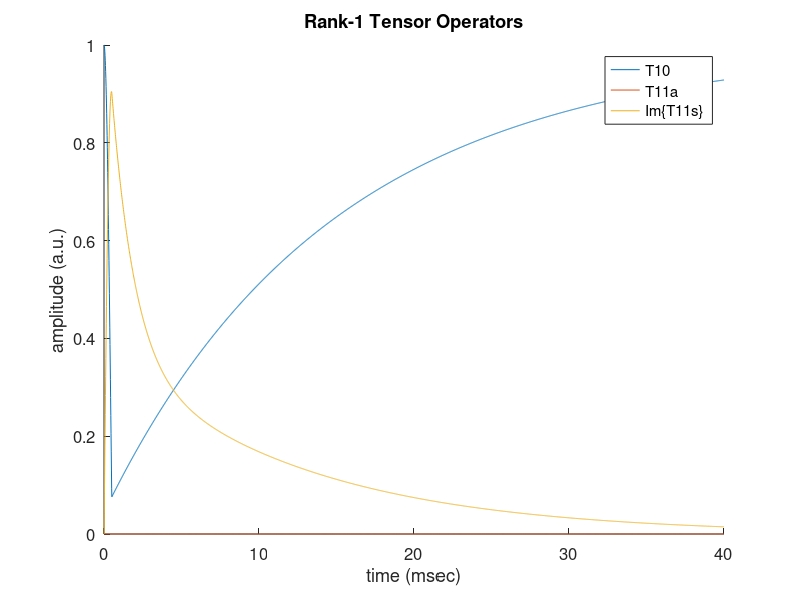
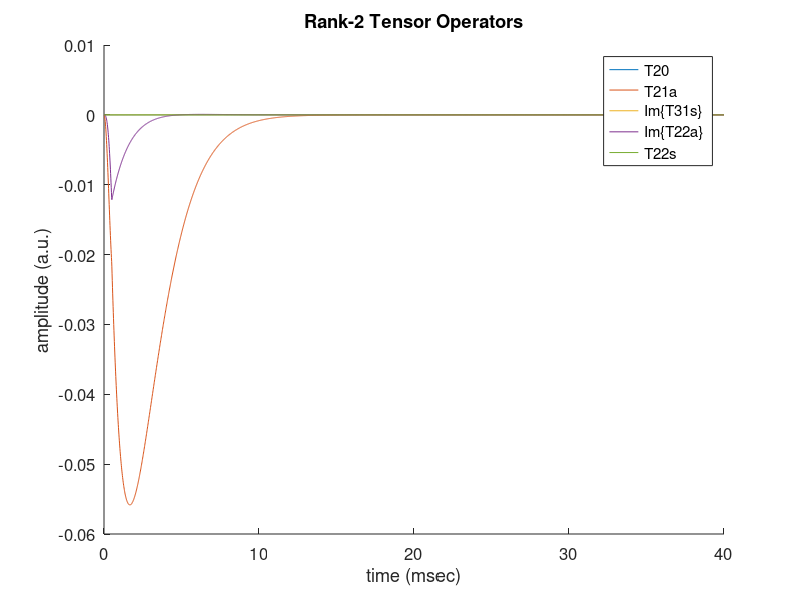
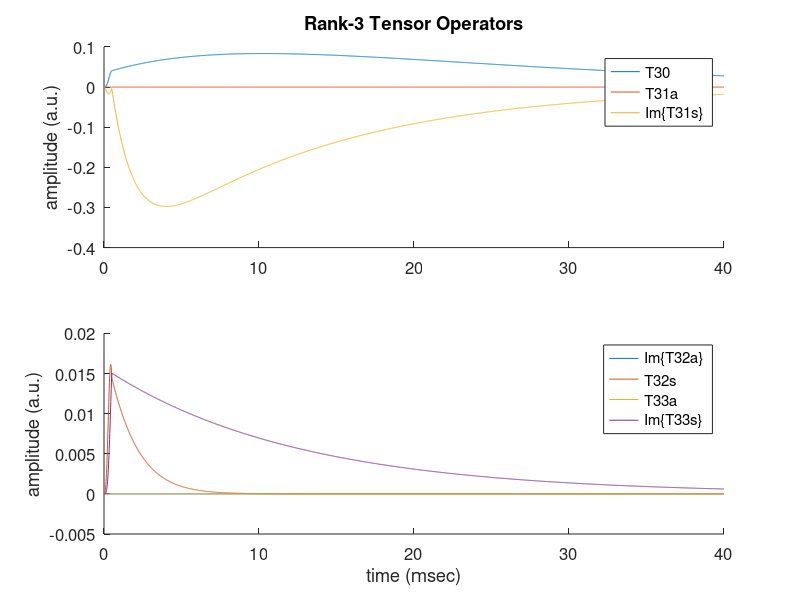

These figures' MATLAB source, in order:
% Simulation of sodium tensor operator evolution in the rotating frame
% Version 1.0
% Author: Chengchuan Wu
% Last modified date: 15/9/2020

% simulation parameters
% fast-motion, isotropic parameter set
%{
J0         = 10.64; 
J1         = 9.24; 
J2         = 9.24; 
omegaQHz   = 0;
DeltaHz    = 0; 
%}
% slow-motion, anisotropic parameter set
%
J0         = 625;   % spectral densities, Hz
J1         = 50.8; 
J2         = 30.4; 
omegaQHz   = 21;    % static quadrupolar coupling, Hz
DeltaHz    = 0;     % off-resonance frequency, Hz
%}

noFrames        = 3e3;
duration        = 40e-3;  % seconds
tsim            = linspace(0.0, duration, noFrames);
M0              = zeros(15,1); M0(1) = 1; % Assume rho_eq = T10


% RF excitation
t1              = 0.0;    % seconds
tau             = 0.5e-3; % seconds
flipAngle       = 90;     % degrees
pulse           = @(t) 0.0 ...
    + (t >= t1) .* (t <= t1+tau) .* (deg2rad(flipAngle)/tau);
tr_phase        = @(t) 0.0 ...   
    + (t >= t1) .* (t <= t1+tau) .* deg2rad(180);

%---
% Differential Equation
sodium          = @(J0, J1, J2, Delta, omegaQ, omega1, phi, M, M0, t)[(-2/5).*J1+(-8/5).*J2,omega1(t).*sin(-phi(t)),(1i*(-1)).*omega1(t).*cos(phi(t)),0,0,0,0,0,(-4/5).*J1+(4/5).*J2,0,0,0,0,0,0;
    (-1).*omega1(t).*sin(-phi(t)),(-3/5).*J0+(-1).*J1+(-2/5).*J2,Delta*1i,0,0,1i.*(3/5).^(1/2).*omegaQ,0,0,0,(-1/5).*6.^(1/2).*(J0+(-1).*J2),0,0,0,0,0;
    (1i*(-1)).*omega1(t).*cos(phi(t)),Delta*1i,(-3/5).*J0+(-1).*J1+(-2/5).*J2,0,1i.*(3/5).^(1/2).*omegaQ,0,0,0,0,0,(-1/5).*6.^(1/2).*(J0+(-1).*J2),0,0,0,0;
    0,0,0,(-2).*J1+(-2).*J2,3.^(1/2).*omega1(t).*sin(-phi(t)),(1i*(-1)).*3.^(1/2).*omega1(t).*cos(phi(t)),0,0,0,0,0,0,0,0,0;
    0,0,1i.*(3/5).^(1/2).*omegaQ,(-1).*3.^(1/2).*omega1(t).*sin(-phi(t)),(-1).*J0+(-1).*J1+(-2).*J2,Delta*1i,(1i*(-1)).*omega1(t).*cos(phi(t)),omega1(t).*sin(-phi(t)),0,0,1i.*(2/5).^(1/2).*omegaQ,0,0,0,0;
    0,1i.*(3/5).^(1/2).*omegaQ,0,(1i*(-1)).*3.^(1/2).*omega1(t).*cos(phi(t)),Delta*1i,(-1).*J0+(-1).*J1+(-2).*J2,omega1(t).*sin(-phi(t)),(1i*(-1)).*omega1(t).*cos(phi(t)),0,1i.*(2/5).^(1/2).*omegaQ,0,0,0,0,0;
    0,0,0,0,(1i*(-1)).*omega1(t).*cos(phi(t)),(-1).*omega1(t).*sin(-phi(t)),(-1).*J0+(-2).*J1+(-1).*J2,2*Delta*1i,0,0,0,0,1i.*omegaQ,0,0;
    0,0,0,0,(-1).*omega1(t).*sin(-phi(t)),(1i*(-1)).*omega1(t).*cos(phi(t)),2*Delta*1i,(-1).*J0+(-2).*J1+(-1).*J2,0,0,0,1i.*omegaQ,0,0,0;
    (-4/5).*J1+(4/5).*J2,0,0,0,0,0,0,0,(-8/5).*J1+(-2/5).*J2,6.^(1/2).*omega1(t).*sin(-phi(t)),(1i*(-1)).*6.^(1/2).*omega1(t).*cos(phi(t)),0,0,0,0;
    0,(-1/5).*6.^(1/2).*(J0+(-1).*J2),0,0,0,1i.*(2/5).^(1/2).*omegaQ,0,0,(-1).*6.^(1/2).*omega1(t).*sin(-phi(t)),(-2/5).*J0+(-1).*J1+(-3/5).*J2,Delta*1i,(1i*(-1)).*(5/2).^(1/2).*omega1(t).*cos(phi(t)),(5/2).^(1/2).*omega1(t).*sin(-phi(t)),0,0;
    0,0,(-1/5).*6.^(1/2).*(J0+(-1).*J2),0,1i.*(2/5).^(1/2).*omegaQ,0,0,0,(1i*(-1)).*6.^(1/2).*omega1(t).*cos(phi(t)),Delta*1i,(-2/5).*J0+(-1).*J1+(-3/5).*J2,(5/2).^(1/2).*omega1(t).*sin(-phi(t)),(1i*(-1)).*(5/2).^(1/2).*omega1(t).*cos(phi(t)),0,0;
    0,0,0,0,0,0,0,1i.*omegaQ,0,(1i*(-1)).*(5/2).^(1/2).*omega1(t).*cos(phi(t)),(-1).*(5/2).^(1/2).*omega1(t).*sin(-phi(t)),(-1).*J0+(-1).*J2,2*Delta*1i,(1i*(-1)).*(3/2).^(1/2).*omega1(t).*cos(phi(t)),(3/2).^(1/2).*omega1(t).*sin(-phi(t));
    0,0,0,0,0,0,1i.*omegaQ,0,0,(-1).*(5/2).^(1/2).*omega1(t).*sin(-phi(t)),(1i*(-1)).*(5/2).^(1/2).*omega1(t).*cos(phi(t)),2*Delta*1i,(-1).*J0+(-1).*J2,(3/2).^(1/2).*omega1(t).*sin(-phi(t)),(1i*(-1)).*(3/2).^(1/2).*omega1(t).*cos(phi(t));
    0,0,0,0,0,0,0,0,0,0,0,(1i*(-1)).*(3/2).^(1/2).*omega1(t).*cos(phi(t)),(-1).*(3/2).^(1/2).*omega1(t).*sin(-phi(t)),(-1).*J1+(-1).*J2,3*Delta*1i;
    0,0,0,0,0,0,0,0,0,0,0,(-1).*(3/2).^(1/2).*omega1(t).*sin(-phi(t)),(1i*(-1)).*(3/2).^(1/2).*omega1(t).*cos(phi(t)),3*Delta*1i,(-1).*J1+(-1).*J2] * M...
    + [2/5.*J1+8/5.*J2;0;0;0;0;0;0;0;4/5.*J1-4/5.*J2;0;0;0;0;0;0];



% numerical integration of the Equations
options     = odeset('RelTol',1e-12,'AbsTol',1e-12*ones(1,15));    % solver accuracy
[T, M]      = ode45(@(t, M)sodium(J0, J1, J2, 2*pi*DeltaHz, 2*pi*omegaQHz, pulse, tr_phase, M, M0, t), tsim, M0, options); 


T10         = M(:,1);
T11a        = M(:,2);
T11s        = M(:,3) * -1i; % take its imaginary value

%
T20         = M(:,4);
T21a        = M(:,5);
T21s        = M(:,6) * -1i;
T22a        = M(:,7) * -1i;
T22s        = M(:,8);

%
T30         = M(:,9);
T31a        = M(:,10);
T31s        = M(:,11) * -1i;
T32a        = M(:,12) * -1i;
T32s        = M(:,13);
T33a        = M(:,14);
T33s        = M(:,15) * -1i;

%
T           = T * 1e3; % ms

%

%
figure, set(gca,'fontsize',12);hold on;
plot(T, T10); 
plot(T, T11a); 
plot(T, T11s); 
legend('T10','T11a','Im\{T11s\}');
title('Rank-1 Tensor Operators')
xlabel('time (msec)'); ylabel('amplitude (a.u.)');
%
figure, set(gca,'fontsize',12);hold on;
plot(T, T20); 
plot(T, T21a); 
plot(T, T21s); 
plot(T, T22a); 
plot(T, T22s); 
legend('T20','T21a','Im\{T31s\}','Im\{T22a\}','T22s');
title('Rank-2 Tensor Operators')
xlabel('time (msec)'); ylabel('amplitude (a.u.)');
%
figure, set(gca,'fontsize',12);
subplot(211), hold on; set(gca,'fontsize',12);
title('Rank-3 Tensor Operators')
plot(T, T30); 
plot(T, T31a); 
plot(T, T31s);
legend('T30','T31a','Im\{T31s\}');
ylabel('amplitude (a.u.)');
subplot(212), hold on; set(gca,'fontsize',12);
plot(T, T32a); 
plot(T, T32s);
plot(T, T33a); 
plot(T, T33s); 
legend('Im\{T32a\}','T32s','T33a','Im\{T33s\}');
xlabel('time (msec)'); ylabel('amplitude (a.u.)');
